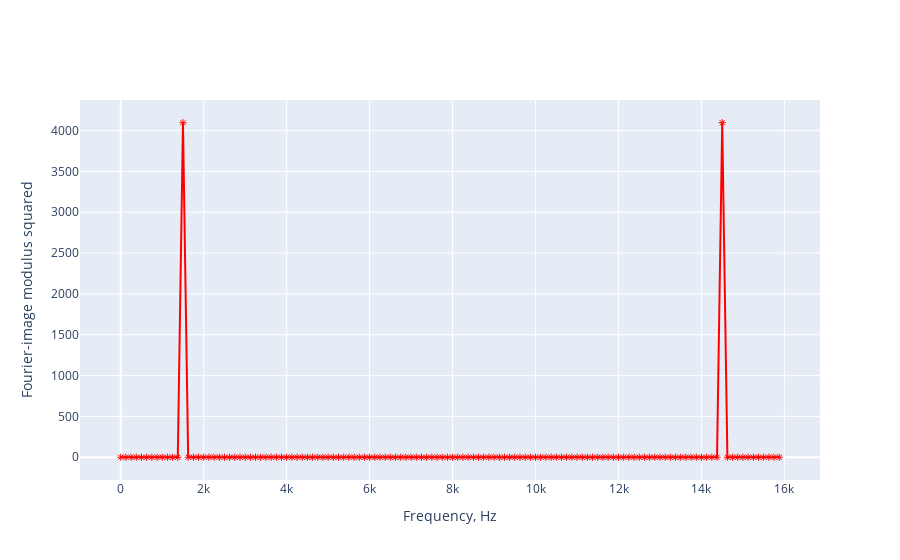
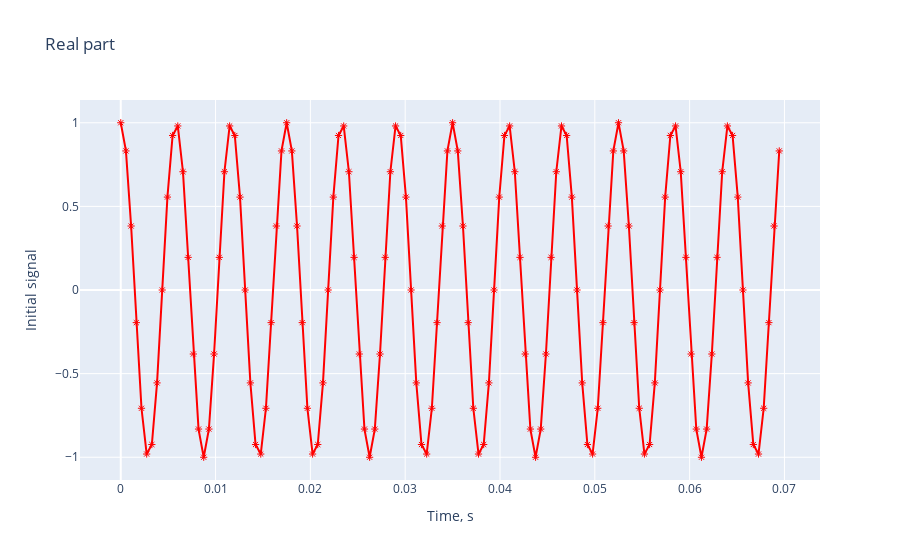
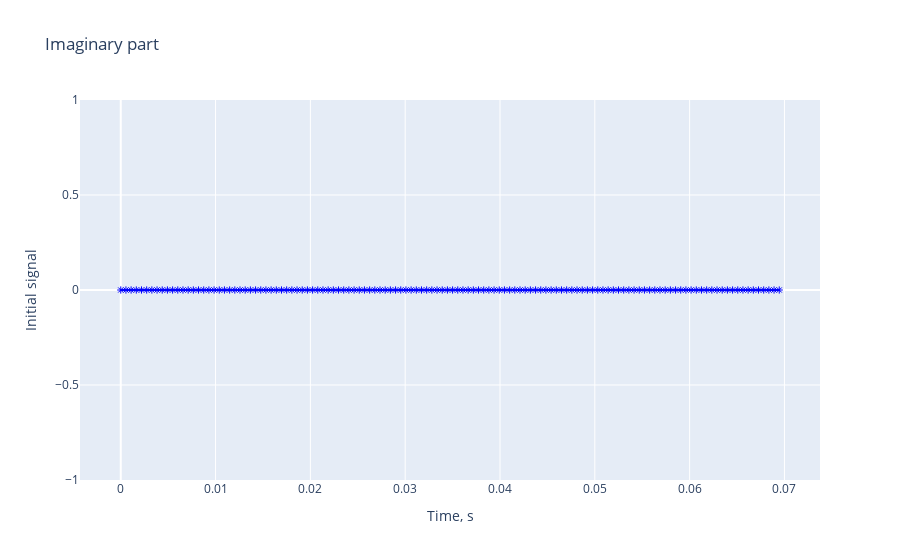
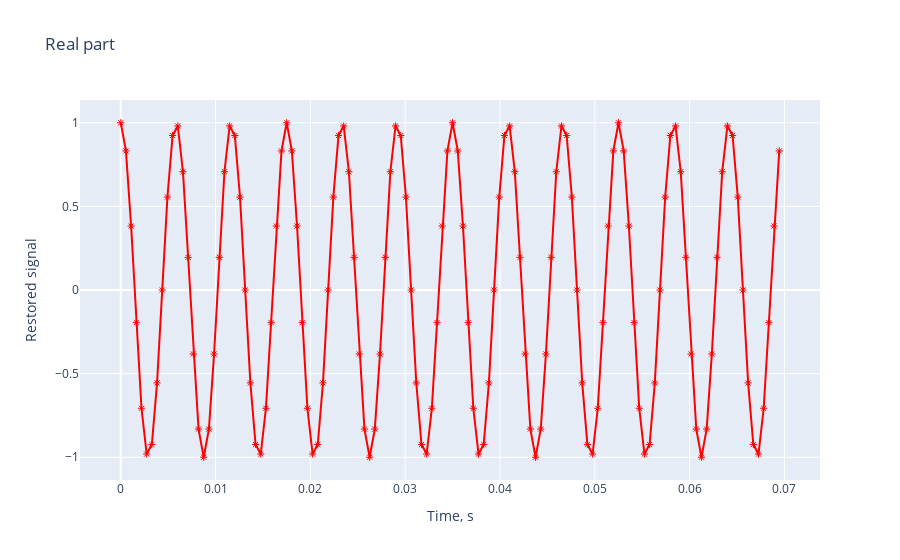

Write notebook code for charts like these, in order.
### Code cell
fast_transforms(t1, t2, N, True)
